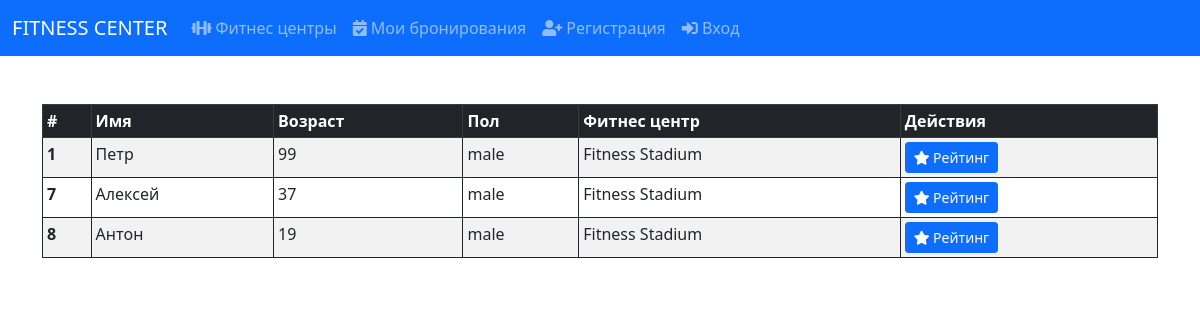
The page /fitness_center/1/trainers on the database its author committed.
### tables this page shows
CREATE TABLE trainers (id INTEGER PRIMARY KEY AUTOINCREMENT UNIQUE NOT NULL, name TEXT NOT NULL, fitness_center_id INTEGER REFERENCES fitness_centers (id) NOT NULL, age INTEGER NOT NULL, gender TEXT NOT NULL);

CREATE TABLE fitness_centers (id INTEGER PRIMARY KEY AUTOINCREMENT UNIQUE NOT NULL, address TEXT NOT NULL, name TEXT NOT NULL UNIQUE, contacts TEXT NOT NULL);

### app.py (the view)
@app.get('/fitness_center/<int:fitness_center_id>/trainers')
def get_trainer_page(fitness_center_id):
    with SQLiteDatabase('base.db') as db:
        trainers = db.select(table_name='trainers', method='fetchall',
                             conditions={'trainers.fitness_center_id': fitness_center_id},
                             columns=['trainers.id', 'trainers.name AS trainer_name', 'trainers.age', 'trainers.gender',
                                      'fitness_centers.name AS fitness_center_name', 'trainers.fitness_center_id'],
                             join_conditions={'fitness_centers': {'trainers.fitness_center_id': 'fitness_centers.id'}})
        if not trainers:
            return 'Trainers not found'
        return render_template('trainers.html', title='Тренеры', trainers=trainers)

### Project_utils/database_utils.py (called while the page is built)
def dict_factory(cursor, row) -> Dict[str, Any]:
    d = {}
    for idx, col in enumerate(cursor.description):
        d[col[0]] = row[idx]
    return d

    def __enter__(self):
        self.connection = sqlite3.connect(self.db_path)
        self.connection.row_factory = dict_factory
        return self

    def __exit__(self, exc_type, exc_val, exc_tb):
        if self.connection:
            self.connection.close()

### templates/trainers.html
{% extends 'base.html' %}
{% block body %}
    <div class="container">
        <table class="table table-striped table-bordered border-dark table-sm">
            <thead class="table-dark">
            <tr>
                <th scope="col">#</th>
                <th scope="col">Имя</th>
                <th scope="col">Возраст</th>
                <th scope="col">Пол</th>
                <th scope="col">Фитнес центр</th>
                <th scope="col">Действия</th>
            </tr>
            </thead>
            <tbody>
            {% for trainer in trainers %}
                <tr>
                    <th scope="row">{{ trainer.id }}</th>
                    <td>{{ trainer.trainer_name }}</td>
                    <td>{{ trainer.age }}</td>
                    <td>{{ trainer.gender }}</td>
                    <td>{{ trainer.fitness_center_name }}</td>
                    <td>
                        <a href="/fitness_center/{{ trainer.fitness_center_id }}/trainers/{{ trainer.id }}/rating"
                           class="btn btn-primary btn-sm">
                            <span><i class="fas fa-star"></i></span>
                            <span>Рейтинг</span>
                        </a>
                    </td>
                </tr>
            {% endfor %}
            </tbody>
        </table>
    </div>
{% endblock %}

### rows shown on the page
trainers: id "1", trainer_name "Петр", age "99", gender "male", fitness_center_name "Fitness Stadium"
trainers: id "7", trainer_name "Алексей", age "37", gender "male", fitness_center_name "Fitness Stadium"
trainers: id "8", trainer_name "Антон", age "19", gender "male", fitness_center_name "Fitness Stadium"
